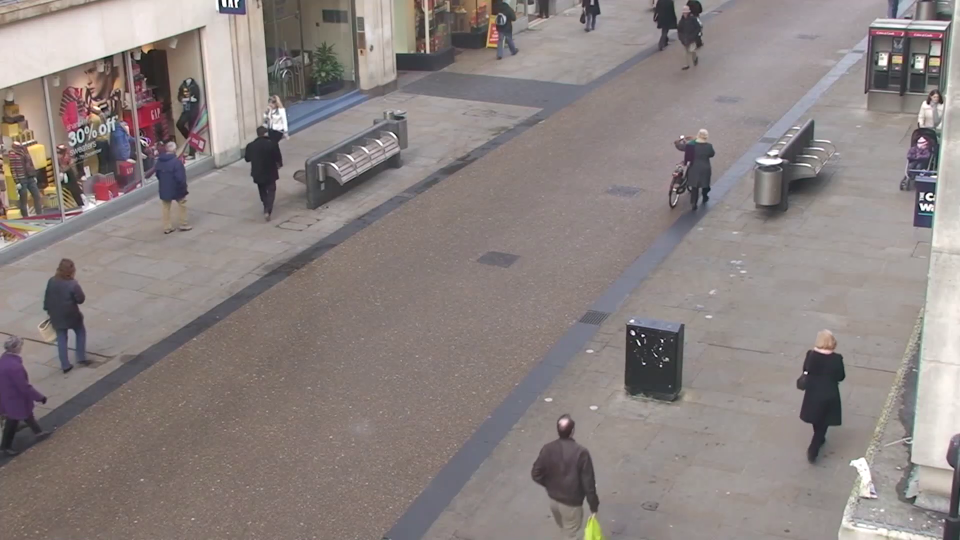
#> input picture frame 19 of Task3 Social Distancing detector/video.mp4, 1920 x 1080 px (shown at 1/2 size)
$ jupyter execute --allow-errors SDD.ipynb
#> lines starting #> are read from the running program, lines starting #| are printed output that depends on the picture
#> further down, frame is the input picture: shape (1080, 1920, 3); mean B, G, R 128.9, 130.8, 139.7
#> `frame = imutils.resize(frame, width=700)`:
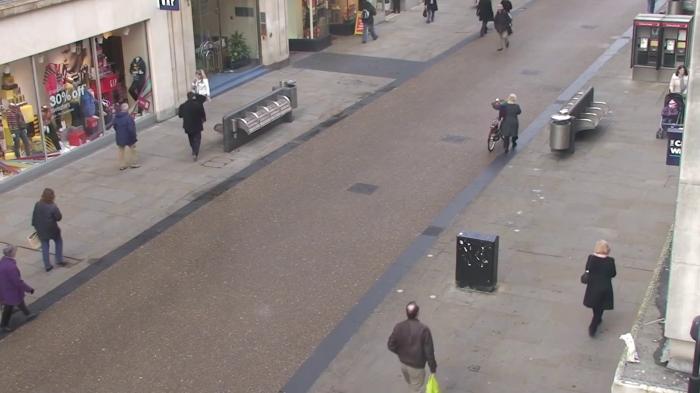
#> frame: shape (393, 700, 3); mean B, G, R 128.9, 130.8, 139.7
# Task_3: Social_Distancing_detector

Social distancing is a method used to control the spread of contagious diseases. It implies that people physically distance themselves from one another, reducing close contact, and thereby reducing the spread of a contagious disease (such as the COVID-19 Disease).

In this tutorial, I will implement a COVID-19 social distancing detector using yolov3.

[cell 1]
# import libraries
import config
from detection import detect_people
from scipy.spatial import distance as dist
import numpy as np
import argparse
from numba import cuda
import imutils
import cv2
import os

[cell 2]
# construct the argument parser and parse the arguments
ap = argparse.ArgumentParser()
ap.add_argument("-i", "--video-path", type=str, default="video.mp4", help="path to (optional) input video file")
ap.add_argument("-o", "--video-output-path", type=str, default="output.avi", help="path to (optional) output video file")
ap.add_argument("-d", "--display", type=int, default=1, help="whether or not output frame should be displayed")
args, unknown = ap.parse_known_args()

[cell 3]
# load class labels
LABELS = "./coco.names"

[cell 4]
cg = "./yolov3.cfg"
weights = "./yolov3.weights"

[cell 5]
# load YOLO object detector
print("[INFO] loading YOLO from disk...")
#> (the rest of this cell did not finish here and is left out)

[cell 6]
# set CUDA s the preferable backend and target
print("[INFO] setting preferable backend and target to CUDA...")
#> (the rest of this cell did not finish here and is left out)

#> (a cell that did not finish here is left out)

#> (a cell that did not finish here is left out)


$ run again, starting later in the video
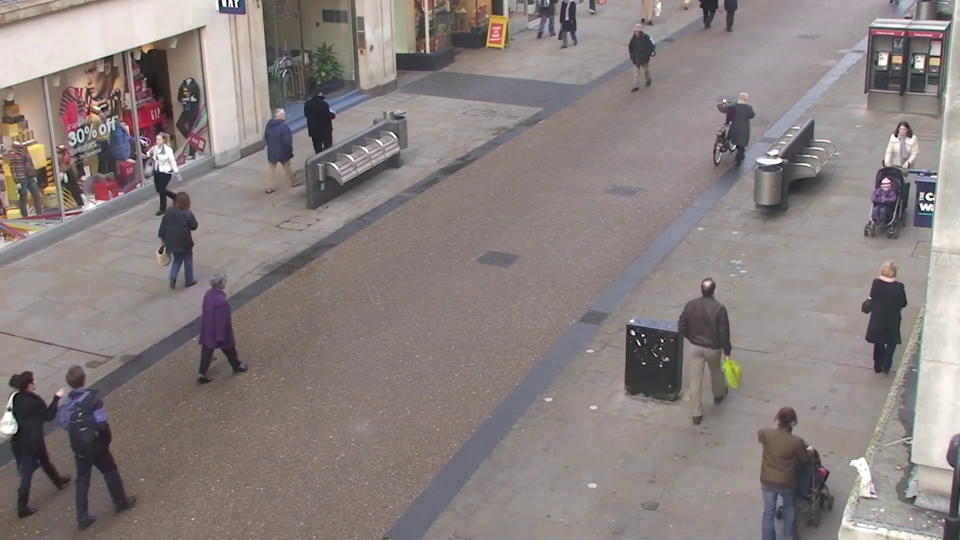
#> input picture frame 86 of Task3 Social Distancing detector/video.mp4, 1920 x 1080 px (shown at 1/2 size)
#> frame is the input picture: shape (1080, 1920, 3); mean B, G, R 127.3, 128.8, 137.6
#> `frame = imutils.resize(frame, width=700)`:
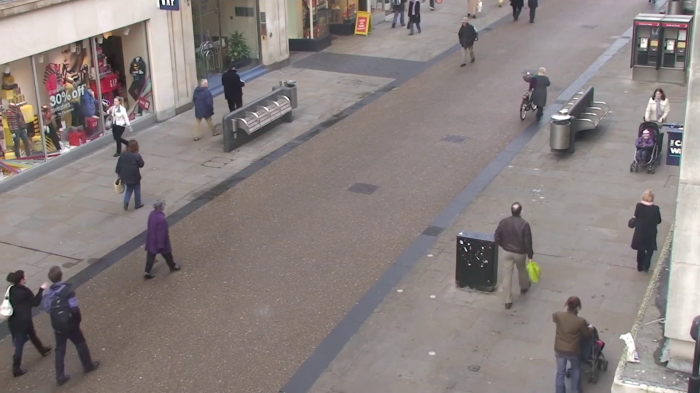
#> frame: shape (393, 700, 3); mean B, G, R 127.3, 128.8, 137.6

$ run again, starting later in the video
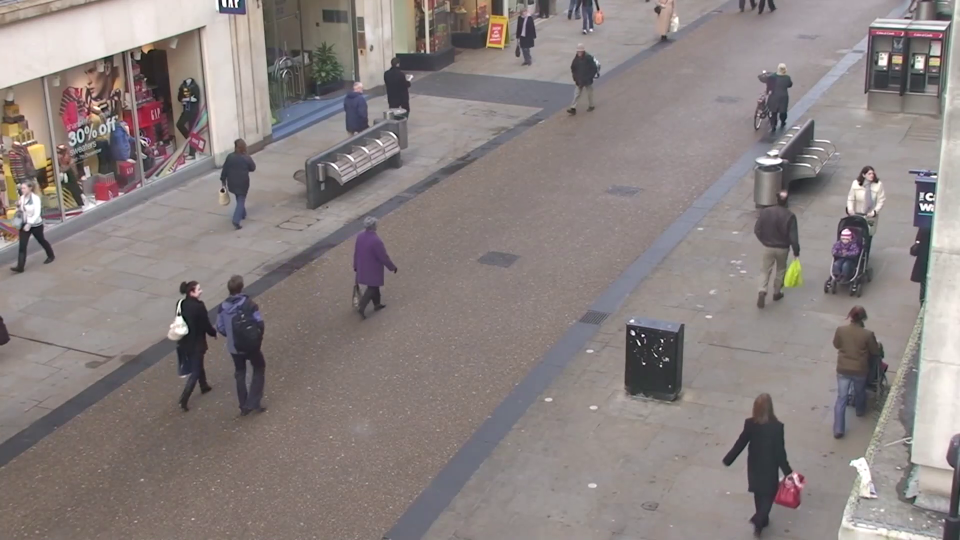
#> input picture frame 154 of Task3 Social Distancing detector/video.mp4, 1920 x 1080 px (shown at 1/2 size)
#> frame is the input picture: shape (1080, 1920, 3); mean B, G, R 128.5, 129.9, 138.6
#> `frame = imutils.resize(frame, width=700)`:
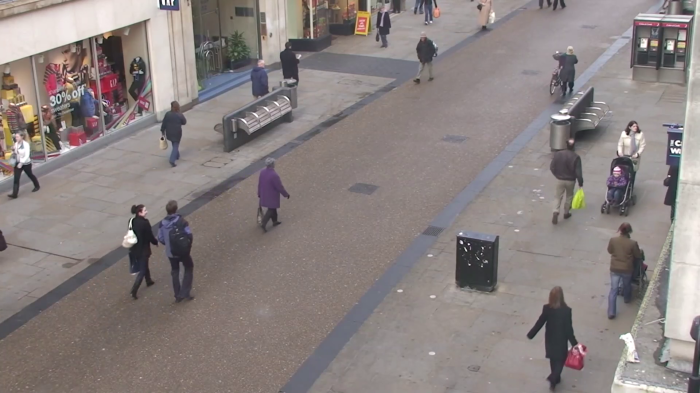
#> frame: shape (393, 700, 3); mean B, G, R 128.5, 129.9, 138.6
